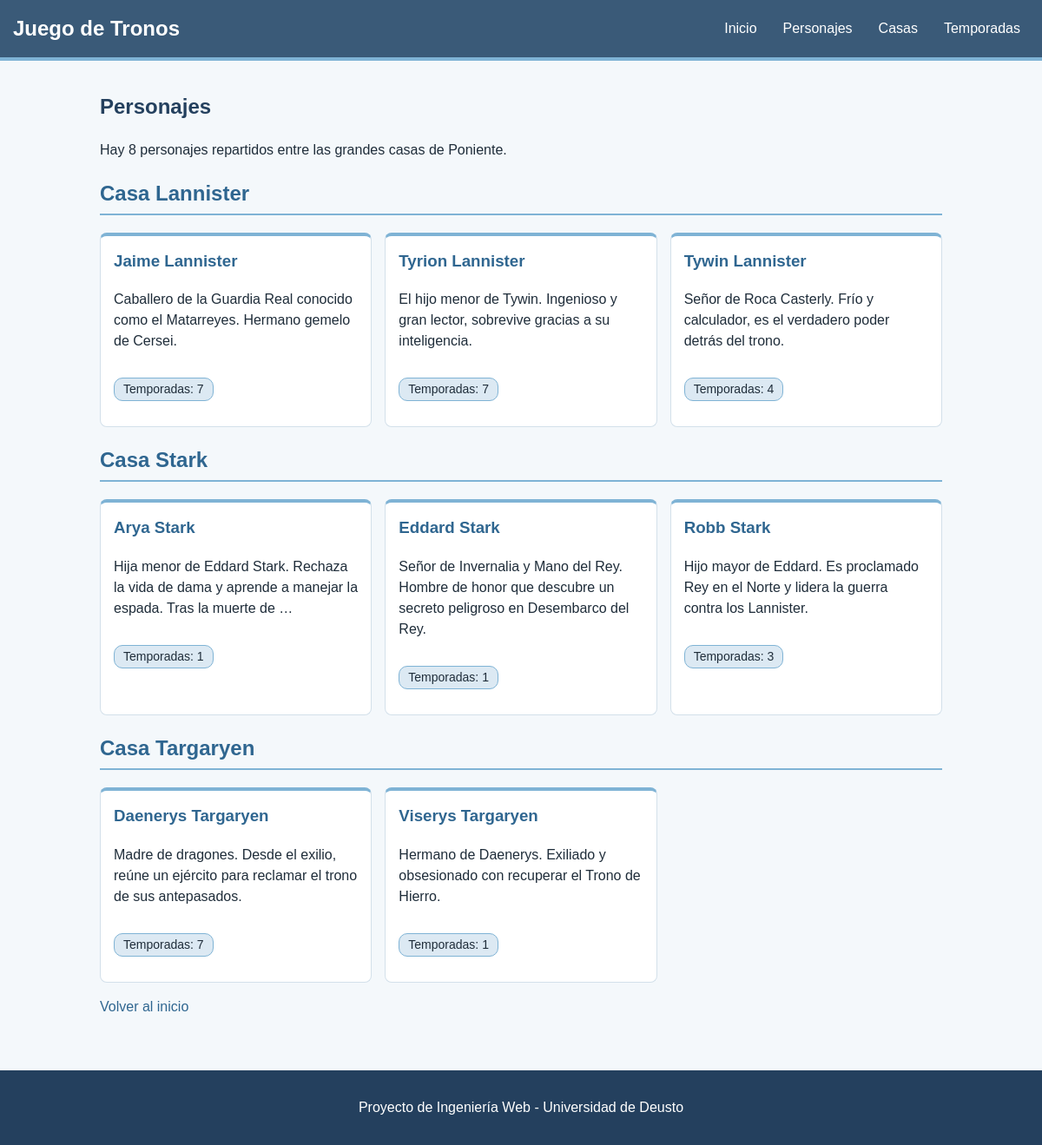
The app's page /personajes/ with its own data.
### poniente/models.py (models this page shows, shortened)
class Casa(models.Model):
    nombre = models.CharField(max_length=50)
    lema = models.CharField(max_length=100)
    sede = models.CharField(max_length=50)
    descripcion = models.TextField()
    class Meta:
        ordering = ["nombre"]

class Personaje(models.Model):
    nombre = models.CharField(max_length=50)
    descripcion = models.TextField()
    casa = models.ForeignKey(Casa, on_delete=models.CASCADE, related_name="personajes")
    temporadas = models.ManyToManyField(Temporada, related_name="personajes")
    class Meta:
        ordering = ["nombre"]

### poniente/views.py (the view)
# urls.py: path('personajes/', views.lista_personajes, name='personaje_list'),
def lista_personajes(request):
    casas = Casa.objects.all()
    num_personajes = Personaje.objects.count()
    return render(request, 'personaje_list.html', {
        'casas': casas,
        'num_personajes': num_personajes,
    })

### poniente/templates/personaje_list.html (shortened to what this page needs)
{% extends "seccion.html" %}
{% block content %}
<section>
    <h1>Personajes</h1>
    {% if num_personajes %}
    <p>Hay {{ num_personajes }} personajes repartidos entre las grandes casas de Poniente.</p>
        {% for casa in casas %}
        <section class="grupo-casa">
        <h2><a href="{% url 'casa_detail' casa.pk %}">Casa {{ casa.nombre }}</a></h2>
            <div class="tarjetas">
            {% for personaje in casa.personajes.all %}
                <article class="tarjeta">
                    <h3><a href="{% url 'personaje_detail' personaje.pk %}">{{ personaje.nombre }}</a></h3>
                    <p>{{ personaje.descripcion|truncatewords:20 }}</p>
                    <p class="etiqueta">Temporadas: {{ personaje.temporadas.all|length }}</p>
                </article>
            {% endfor %}
            </div>
        </section>
        {% endfor %}
    {% else %}
        <p>Todavía no hay personajes.</p>
    {% endif %}
</section>
{% endblock %}

### poniente/static/css/style.css (style rules this page uses)
body { display: flex; flex-direction: column; min-height: 100vh; margin: 0; font-family: Arial, sans-serif; line-height: 1.5; color: #1f2d3a; background-color: #f4f8fb; }
h1, h2, h3 { color: #24405e; }
h2 { padding-bottom: 5px; border-bottom: 2px solid #7fb3d5; }
a { color: #2f6690; text-decoration: none; }
.tarjetas { display: grid; grid-template-columns: 1fr; gap: 15px; }
.tarjeta { padding: 15px; background-color: #ffffff; border: 1px solid #d3e0ea; border-top: 4px solid #7fb3d5; border-radius: 8px; }
.tarjeta h3 { margin-top: 0; }
.etiqueta { display: inline-block; padding: 2px 10px; font-size: 14px; color: #1f2d3a; background-color: #dce9f3; border: 1px solid #7fb3d5; border-radius: 10px; }
@media (min-width: 600px) { .tarjetas { grid-template-columns: 1fr 1fr; } }
@media (min-width: 900px) { .tarjetas { grid-template-columns: 1fr 1fr 1fr; } }

### records on screen
Casa: nombre "Lannister"
Personaje: nombre "Jaime Lannister", descripcion "Caballero de la Guardia Real conocido como el Matarreyes. Hermano gemelo de Cersei.", temporadas.all|length "7"
Personaje: nombre "Tyrion Lannister", descripcion "El hijo menor de Tywin. Ingenioso y gran lector, sobrevive gracias a su inteligencia.", temporadas.all|length "7"
Personaje: nombre "Tywin Lannister", descripcion "Señor de Roca Casterly. Frío y calculador, es el verdadero poder detrás del trono.", temporadas.all|length "4"
Casa: nombre "Stark"
Personaje: nombre "Arya Stark", descripcion "Hija menor de Eddard Stark. Rechaza la vida de dama y aprende a manejar la espada. Tras la muerte de …", temporadas.all|length "1"
Personaje: nombre "Eddard Stark", descripcion "Señor de Invernalia y Mano del Rey. Hombre de honor que descubre un secreto peligroso en Desembarco del Rey.", temporadas.all|length "1"
Personaje: nombre "Robb Stark", descripcion "Hijo mayor de Eddard. Es proclamado Rey en el Norte y lidera la guerra contra los Lannister.", temporadas.all|length "3"
Casa: nombre "Targaryen"
Personaje: nombre "Daenerys Targaryen", descripcion "Madre de dragones. Desde el exilio, reúne un ejército para reclamar el trono de sus antepasados.", temporadas.all|length "7"
Personaje: nombre "Viserys Targaryen", descripcion "Hermano de Daenerys. Exiliado y obsesionado con recuperar el Trono de Hierro.", temporadas.all|length "1"

### other values on screen
{{ num_personajes }} "8"
